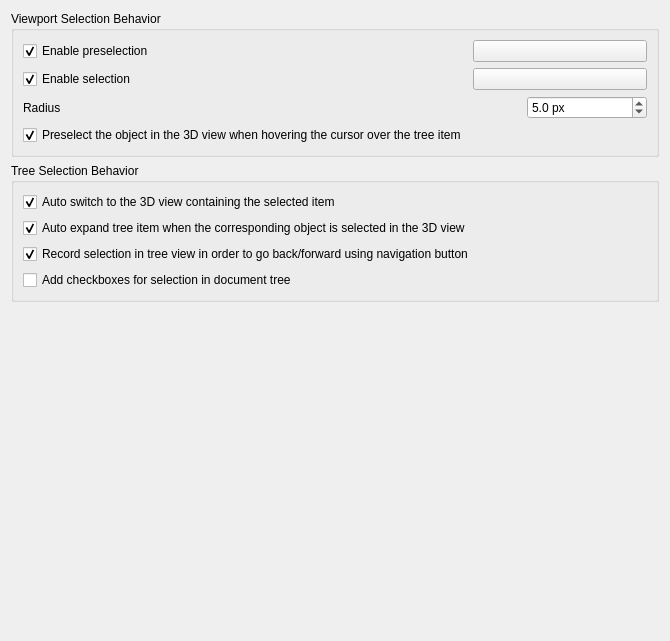
<?xml version="1.0" encoding="UTF-8"?>
<ui version="4.0">
 <class>Gui::Dialog::DlgSettingsSelection</class>
 <widget class="QWidget" name="Gui::Dialog::DlgSettingsSelection">
  <property name="geometry">
   <rect>
    <x>0</x>
    <y>0</y>
    <width>670</width>
    <height>641</height>
   </rect>
  </property>
  <property name="windowTitle">
   <string>Selection</string>
  </property>
  <layout class="QVBoxLayout" name="verticalLayout_4">
   <item>
    <widget class="QGroupBox" name="groupBox">
     <property name="title">
      <string>Viewport Selection Behavior</string>
     </property>
     <layout class="QGridLayout" name="gridLayout">
      <item row="4" column="1">
       <widget class="Gui::PrefColorButton" name="SelectionColor">
        <property name="toolTip">
         <string>The color used for highlighting selected objects in the 3D view</string>
        </property>
        <property name="text">
         <string/>
        </property>
        <property name="color">
         <color>
          <red>0</red>
          <green>171</green>
          <blue>255</blue>
         </color>
        </property>
        <property name="prefEntry" stdset="0">
         <cstring>SelectionColor</cstring>
        </property>
        <property name="prefPath" stdset="0">
         <cstring>View</cstring>
        </property>
       </widget>
      </item>
      <item row="4" column="0">
       <widget class="Gui::PrefCheckBox" name="checkBoxSelection">
        <property name="toolTip">
         <string>Enable selection, highlighted with specified color</string>
        </property>
        <property name="text">
         <string>Enable selection</string>
        </property>
        <property name="checked">
         <bool>true</bool>
        </property>
        <property name="prefEntry" stdset="0">
         <cstring>EnableSelection</cstring>
        </property>
        <property name="prefPath" stdset="0">
         <cstring>View</cstring>
        </property>
       </widget>
      </item>
      <item row="7" column="0" colspan="2">
       <layout class="QHBoxLayout" name="horizontalLayout_1">
        <item>
         <widget class="QLabel" name="spinPickRadiusLabel">
          <property name="text">
           <string>Radius</string>
          </property>
         </widget>
        </item>
        <item>
         <spacer name="horizSpacer_1">
          <property name="orientation">
           <enum>Qt::Orientation::Horizontal</enum>
          </property>
          <property name="sizeHint" stdset="0">
           <size>
            <width>250</width>
            <height>10</height>
           </size>
          </property>
         </spacer>
        </item>
        <item>
         <widget class="Gui::PrefDoubleSpinBox" name="spinPickRadius">
          <property name="minimumSize">
           <size>
            <width>120</width>
            <height>0</height>
           </size>
          </property>
          <property name="toolTip">
           <string>Area for selecting elements in the 3D view.
A larger value makes it easier to select elements, but may prevent selection of small features.
      </string>
          </property>
          <property name="inputMethodHints">
           <set>Qt::InputMethodHint::ImhPreferNumbers</set>
          </property>
          <property name="suffix">
           <string notr="true"> px</string>
          </property>
          <property name="decimals">
           <number>1</number>
          </property>
          <property name="minimum">
           <double>0.500000000000000</double>
          </property>
          <property name="maximum">
           <double>200.000000000000000</double>
          </property>
          <property name="value">
           <double>5.000000000000000</double>
          </property>
          <property name="prefEntry" stdset="0">
           <cstring>PickRadius</cstring>
          </property>
          <property name="prefPath" stdset="0">
           <cstring>View</cstring>
          </property>
         </widget>
        </item>
       </layout>
      </item>
      <item row="3" column="1">
       <widget class="Gui::PrefColorButton" name="HighlightColor">
        <property name="toolTip">
         <string>The color used for highlighting preselected objects in the 3D view</string>
        </property>
        <property name="text">
         <string/>
        </property>
        <property name="color">
         <color>
          <red>10</red>
          <green>200</green>
          <blue>255</blue>
         </color>
        </property>
        <property name="prefEntry" stdset="0">
         <cstring>HighlightColor</cstring>
        </property>
        <property name="prefPath" stdset="0">
         <cstring>View</cstring>
        </property>
       </widget>
      </item>
      <item row="3" column="0">
       <widget class="Gui::PrefCheckBox" name="checkBoxPreselection">
        <property name="minimumSize">
         <size>
          <width>240</width>
          <height>0</height>
         </size>
        </property>
        <property name="toolTip">
         <string>Enable preselection, highlighted with specified color</string>
        </property>
        <property name="text">
         <string>Enable preselection</string>
        </property>
        <property name="checked">
         <bool>true</bool>
        </property>
        <property name="prefEntry" stdset="0">
         <cstring>EnablePreselection</cstring>
        </property>
        <property name="prefPath" stdset="0">
         <cstring>View</cstring>
        </property>
       </widget>
      </item>
      <item row="8" column="0">
       <widget class="Gui::PrefCheckBox" name="checkBoxPreselect">
        <property name="text">
         <string>Preselect the object in the 3D view when hovering the cursor over the tree item</string>
        </property>
        <property name="checked">
         <bool>true</bool>
        </property>
        <property name="prefEntry" stdset="0">
         <cstring>PreSelection</cstring>
        </property>
        <property name="prefPath" stdset="0">
         <cstring>TreeView</cstring>
        </property>
       </widget>
      </item>
     </layout>
    </widget>
   </item>
   <item>
    <widget class="QGroupBox" name="groupBox_3">
     <property name="title">
      <string>Tree Selection Behavior</string>
     </property>
     <layout class="QVBoxLayout" name="verticalLayout_2">
      <item>
       <widget class="Gui::PrefCheckBox" name="checkBoxAutoSwitch">
        <property name="text">
         <string>Auto switch to the 3D view containing the selected item</string>
        </property>
        <property name="toolTip">
         <string>Selecting an item in the Tree View automatically activates its document and switches to its 3D view.</string>
        </property>
        <property name="checked">
         <bool>true</bool>
        </property>
        <property name="prefEntry" stdset="0">
         <cstring>SyncView</cstring>
        </property>
        <property name="prefPath" stdset="0">
         <cstring>TreeView</cstring>
        </property>
       </widget>
      </item>
      <item>
       <widget class="Gui::PrefCheckBox" name="checkBoxAutoExpand">
        <property name="text">
         <string>Auto expand tree item when the corresponding object is selected in the 3D view</string>
        </property>
        <property name="toolTip">
         <string>Locates and reveals the selected object within the tree hierarchy. Prevents manual scrolling in deep, complex document structures.</string>
        </property>
        <property name="checked">
         <bool>true</bool>
        </property>
        <property name="prefEntry" stdset="0">
         <cstring>SyncSelection</cstring>
        </property>
        <property name="prefPath" stdset="0">
         <cstring>TreeView</cstring>
        </property>
       </widget>
      </item>
      <item>
       <widget class="Gui::PrefCheckBox" name="checkBoxRecord">
        <property name="text">
         <string>Record selection in tree view in order to go back/forward using navigation button</string>
        </property>
        <property name="toolTip">
         <string>Enables selection history. Use 'Back' and 'Forward' navigation to toggle between previously selected objects without re-searching the tree.</string>
        </property>
        <property name="checked">
         <bool>true</bool>
        </property>
        <property name="prefEntry" stdset="0">
         <cstring>RecordSelection</cstring>
        </property>
        <property name="prefPath" stdset="0">
         <cstring>TreeView</cstring>
        </property>
       </widget>
      </item>
      <item>
       <widget class="Gui::PrefCheckBox" name="checkBoxSelectionCheckBoxes">
        <property name="text">
         <string>Add checkboxes for selection in document tree</string>
        </property>
        <property name="toolTip">
         <string>Provides persistent selection toggles for each item. Simplifies batch operations and complex multi-selection without holding modifier keys (Ctrl/Shift).</string>
        </property>
        <property name="prefEntry" stdset="0">
         <cstring>CheckBoxesSelection</cstring>
        </property>
        <property name="prefPath" stdset="0">
         <cstring>TreeView</cstring>
        </property>
       </widget>
      </item>
     </layout>
    </widget>
   </item>
   <item>
    <spacer name="verticalSpacer">
     <property name="orientation">
      <enum>Qt::Orientation::Vertical</enum>
     </property>
     <property name="sizeHint" stdset="0">
      <size>
       <width>20</width>
       <height>245</height>
      </size>
     </property>
    </spacer>
   </item>
  </layout>
 </widget>
 <customwidgets>
  <customwidget>
   <class>Gui::ColorButton</class>
   <extends>QPushButton</extends>
   <header>Gui/Widgets.h</header>
  </customwidget>
  <customwidget>
   <class>Gui::PrefColorButton</class>
   <extends>Gui::ColorButton</extends>
   <header>Gui/PrefWidgets.h</header>
  </customwidget>
  <customwidget>
   <class>Gui::PrefCheckBox</class>
   <extends>QCheckBox</extends>
   <header>Gui/PrefWidgets.h</header>
  </customwidget>
  <customwidget>
   <class>Gui::PrefDoubleSpinBox</class>
   <extends>QDoubleSpinBox</extends>
   <header>Gui/PrefWidgets.h</header>
  </customwidget>
 </customwidgets>
 <resources/>
 <connections>
  <connection>
   <sender>checkBoxPreselection</sender>
   <signal>toggled(bool)</signal>
   <receiver>HighlightColor</receiver>
   <slot>setEnabled(bool)</slot>
   <hints>
    <hint type="sourcelabel">
     <x>20</x>
     <y>20</y>
    </hint>
    <hint type="destinationlabel">
     <x>20</x>
     <y>20</y>
    </hint>
   </hints>
  </connection>
  <connection>
   <sender>checkBoxSelection</sender>
   <signal>toggled(bool)</signal>
   <receiver>SelectionColor</receiver>
   <slot>setEnabled(bool)</slot>
   <hints>
    <hint type="sourcelabel">
     <x>20</x>
     <y>20</y>
    </hint>
    <hint type="destinationlabel">
     <x>20</x>
     <y>20</y>
    </hint>
   </hints>
  </connection>
 </connections>
</ui>
